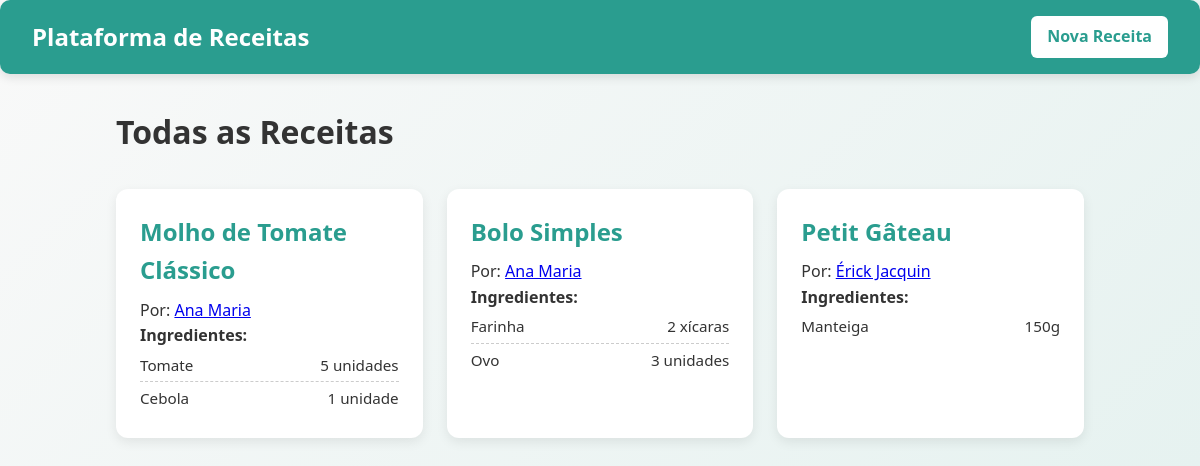
The page / on the database its author committed.
### models.py (models this page shows)
class Receita(db.Model):
    id = db.Column(db.Integer, primary_key=True)
    titulo = db.Column(db.String(200), nullable=False)
    instrucoes = db.Column(db.Text, nullable=False)
    chef_id = db.Column(db.Integer, db.ForeignKey('chef.id'), nullable=False)
    chef = db.relationship('Chef', back_populates='receitas')
    ingredientes_associados = db.relationship('ReceitaIngrediente', back_populates='receita', cascade="all, delete-orphan")

class Chef(db.Model):
    id = db.Column(db.Integer, primary_key=True)
    nome = db.Column(db.String(100), nullable=False)
    perfil = db.relationship('PerfilChef', back_populates='chef', uselist=False, cascade="all, delete-orphan")
    receitas = db.relationship('Receita', back_populates='chef')

class ReceitaIngrediente(db.Model):
    __tablename__ = 'receita_ingredientes'
    receita_id = db.Column(db.Integer, db.ForeignKey('receita.id'), primary_key=True)
    ingrediente_id = db.Column(db.Integer, db.ForeignKey('ingrediente.id'), primary_key=True)
    quantidade = db.Column(db.String(50), nullable=False)
    ingrediente = db.relationship("Ingrediente", back_populates="receitas_associadas")
    receita = db.relationship("Receita", back_populates="ingredientes_associados")

class Ingrediente(db.Model):
    id = db.Column(db.Integer, primary_key=True)
    nome = db.Column(db.String(100), nullable=False, unique=True)
    receitas_associadas = db.relationship('ReceitaIngrediente', back_populates='ingrediente', cascade="all, delete-orphan")

### app.py (the view)
@app.route('/')
def index():
    receitas = Receita.query.all()
    return render_template('index.html', receitas=receitas)

### templates/index.html
{% extends 'base.html' %}
{% block content %}
    <h1>Todas as Receitas</h1>
    <div class="card-grid">
        {% for receita in receitas %}
            <div class="card">
                <h2>{{ receita.titulo }}</h2>
                <p>Por: <a href="{{ url_for('detalhes_chef', chef_id=receita.chef.id) }}">{{ receita.chef.nome }}</a></p>
                <h4>Ingredientes:</h4>
                <ul>
                    {% for assoc in receita.ingredientes_associados %}
                        <li>
                            <span>{{ assoc.ingrediente.nome|capitalize }}</span>
                            <span>{{ assoc.quantidade }}</span>
                        </li>
                    {% endfor %}
                </ul>
            </div>
        {% endfor %}
    </div>
{% endblock %}

### templates/base.html (shortened to what this page needs)
<!DOCTYPE html>
<html lang="pt-br">
<head>
    <link rel="stylesheet" href="{{ url_for('static', filename='css/style.css') }}">
</head>
<body>
    <nav>
        <a href="{{ url_for('index') }}" class="nav-brand">Plataforma de Receitas</a>
        <a href="{{ url_for('criar_receita') }}" class="nav-link">Nova Receita</a>
    </nav>
    <main class="container">
        {% block content %}{% endblock %}
    </main>
</body>
</html>

### static/style.css (style rules this page uses)
* { margin: 0; padding: 0; box-sizing: border-box; }
body { font-family: "Segoe UI", Roboto, sans-serif; background: linear-gradient(135deg, #f9f9f9, #e6f2f0); color: #333; line-height: 1.6; }
.container { max-width: 1000px; margin: 2rem auto; padding: 0 1rem; }
nav { background: #2a9d8f; color: #fff; padding: 1rem 2rem; display: flex; justify-content: space-between; align-items: center; border-radius: 10px; box-shadow: 0 4px 10px rgba(0,0,0,0.1); }
.nav-brand { font-weight: 700; font-size: 1.5rem; color: #fff; text-decoration: none; transition: color 0.3s ease; }
.nav-link { text-decoration: none; color: #2a9d8f; background: #fff; padding: 0.5rem 1rem; border-radius: 6px; font-weight: 600; transition: all 0.3s ease; }
.card-grid { display: grid; grid-template-columns: repeat(auto-fill, minmax(280px, 1fr)); gap: 1.5rem; margin-top: 2rem; }
.card { background: #fff; padding: 1.5rem; border-radius: 12px; box-shadow: 0 4px 12px rgba(0,0,0,0.08); transition: transform 0.2s ease, box-shadow 0.2s ease; }
.card h2 { margin-bottom: 0.5rem; color: #2a9d8f; }
.card ul { list-style: none; padding-left: 0; }
.card li { display: flex; justify-content: space-between; padding: 4px 0; border-bottom: 1px dashed #ccc; font-size: 0.95rem; }
.card li:last-child { border-bottom: none; }

### rows shown on the page
Receita: titulo "Molho de Tomate Clássico", chef.nome "Ana Maria"
ReceitaIngrediente: ingrediente.nome "Tomate", quantidade "5 unidades"
ReceitaIngrediente: ingrediente.nome "Cebola", quantidade "1 unidade"
Receita: titulo "Bolo Simples", chef.nome "Ana Maria"
ReceitaIngrediente: ingrediente.nome "Farinha", quantidade "2 xícaras"
ReceitaIngrediente: ingrediente.nome "Ovo", quantidade "3 unidades"
Receita: titulo "Petit Gâteau", chef.nome "Érick Jacquin"
ReceitaIngrediente: ingrediente.nome "Manteiga", quantidade "150g"
